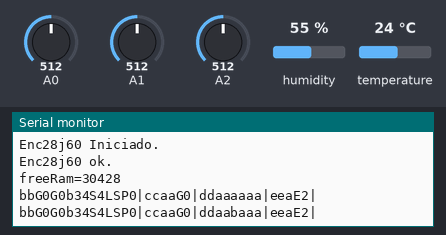
Simulated run of this sketch. Board: Arduino Uno, built with avr-gcc and run on an emulated ATmega328P. Parts: the last lines printed to the serial monitor. The inputs (shaded band) are chosen by the test bench; at power-on: A0 = 512, A1 = 512, A2 = 512, humidity 55 %, temperature 24 °C.

Above: at 1.2 s.
1.3 s: A0 set to 716
At 2.9 s:
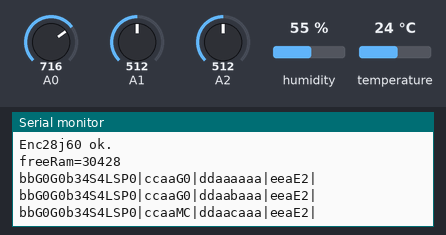
4.6 s: A1 set to 716
At 5.5 s:
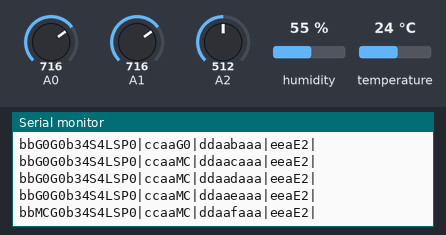
7.6 s: A2 set to 716
At 9.1 s:
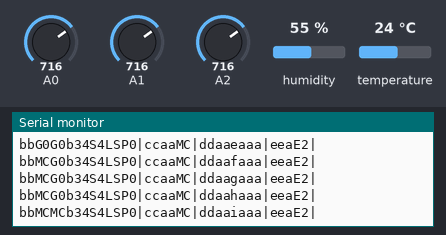
10.7 s: A0 set to 992
At 12.0 s:
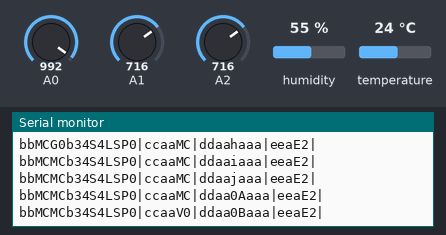
13.8 s: A1 set to 992
At 15.2 s:
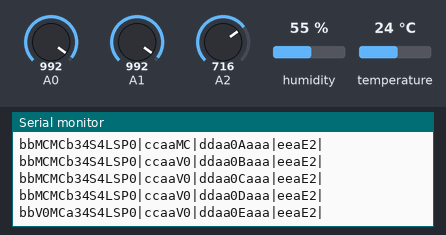
16.9 s: A2 set to 992
At 18.3 s:
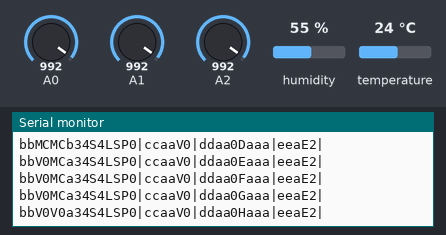

The sketch:

UNBancada.ino
```cpp
#include <AdModulos.h>
#include <AdEthernet2.h>
#include <EtherCard.h>

AdModulosContainer iAdModulosContainer;
Bancadas iBancada(1);
Clima iClima(2);
Tempo iTempo(3);
BancadaMaternidade iMaternidade(4);

AdEthernet2 iRede;

unsigned long lmilles;

int freeRam () {
  extern int __heap_start, *__brkval;
  int v;
  return (int) &v - (__brkval == 0 ? (int) &__heap_start : (int) __brkval);
}


void setup() {

	lmilles=0;
  Serial.begin(9600);

  Serial.println("Iniciando arduino...");

  iRede.setup();

  iBancada.setPinos(PINO_A1,PINO_A2,PINO_D3);
  iClima.setPinosAnalogicoLdr(PINO_A0);
  iClima.setPinosDigitalDht11(PINO_D9);

  iMaternidade.setPino(PINO_D4);
  iMaternidade.setClima(&iClima);

  iAdModulosContainer.add(&iBancada);
  iAdModulosContainer.add(&iClima);
  iAdModulosContainer.add(&iTempo);
  iAdModulosContainer.add(&iMaternidade);

  Serial.print("freeRam=");
  Serial.println(freeRam ());

}

void loop() {
	if(millis() > lmilles){
		iAdModulosContainer.liveAll();
		iAdModulosContainer.processarComandos();
		lmilles = millis() + DELAY_LOOP_ARDUINO;
	}
	iRede.atenderRequisicoes(&iAdModulosContainer);
	//delay(DELAY_LOOP_ARDUINO);
};
```

AdBancadas.cpp
```cpp
#include "AdModulos.h"


//-------------------------------------------------------------
//-- Modulo Bancada
//-------------------------------------------------------------

Bancadas::Bancadas(short aRegistro){
	this->setRegistro(aRegistro);
	this->setTipoModulo(TIPO_MODULO_BANCADA);

	varAlocar(BANCADA_QTDE_VARIAVEIS);

};

short Bancadas::setPinos(short aPinoNivelAgua, short aPinoFluxoAgua, short aPinoReposicaoAgua){
	iPinoNivelAgua.setPino(aPinoNivelAgua);
	iPinoFluxoAgua.setPino(aPinoFluxoAgua);
	iPinoReposicaoAgua.setPino(aPinoReposicaoAgua);

	iPinoNivelAgua.mode(INPUT);
	iPinoNivelAgua.mode(INPUT);
	iPinoNivelAgua.mode(OUTPUT);

	varSetValor(BANCADA_NIVEL_AGUA_LIMITE_INFERIOR, 100);
	varSetValor(BANCADA_NIVEL_AGUA_LIMITE_SUPERIOR, 900);
	varSetValor(BANCADA_NIVEL_AGUA_LIMITE_ACIONAMENTO, 700);
	varSetValor(BANCADA_NIVEL_AGUA_LIMITE_DESACIONAMENTO, 800);

	return 1;
};

short Bancadas::acao(){

	varSetValor(BANCADA_NIVEL_AGUA, iPinoNivelAgua.anaRead());
	varSetValor(BANCADA_ESTADO_REPOSICAO_AGUA, iPinoFluxoAgua.anaRead());

	if( varGetValor(BANCADA_NIVEL_AGUA_LIMITE_ACIONAMENTO) > varGetValor(BANCADA_NIVEL_AGUA) ){
		varSetValor(BANCADA_ESTADO_FLUXO_AGUA, 1);
		iPinoReposicaoAgua.digWrite(HIGH);
	}

	if( varGetValor(BANCADA_NIVEL_AGUA_LIMITE_DESACIONAMENTO) < varGetValor(BANCADA_NIVEL_AGUA) ){
		varSetValor(BANCADA_ESTADO_FLUXO_AGUA, 0);
		iPinoReposicaoAgua.digWrite(LOW);
	};

	return 1;
};

short Bancadas::triggerAlterarVariavel(short varNum, short varNovoValor, short varAnteriorValor){
	return 1;
};
```

AdClima.cpp
```cpp
#include "AdModulos.h"

Clima::Clima(short aRegistro){
	this->setRegistro(aRegistro);
	this->setTipoModulo(TIPO_MODULO_CLIMA);

	varAlocar(CLIMA_QTDE_VARIAVEIS);
};

void Clima::setPinosAnalogicoLdr(short aPinoLdr){
	iPinoLdr.setPino(aPinoLdr);
	iPinoLdr.mode(INPUT);

	varSetValor(CLIMA_LUMINOSIDADE, 0);
};

void Clima::setPinosDigitalDht11(short aPinoDht11){
	iPinoDht11.setPino(aPinoDht11);
	iPinoDht11.mode(INPUT);
	iDht11.iniciar(iPinoDht11.getPino());

	varSetValor(CLIMA_UMIDADE, 0);
	varSetValor(CLIMA_TEMPERATURA, 0);
};

short Clima::acao(){
	iDht11.read();
	varSetValor(CLIMA_UMIDADE, iDht11.getUmidade());
	varSetValor(CLIMA_TEMPERATURA, iDht11.getTemperatura());
	varSetValor(CLIMA_LUMINOSIDADE, iPinoLdr.anaRead());

	return 1;
};

short Clima::triggerAlterarVariavel(short varNum, short varNovoValor, short varAnteriorValor){
	return 1;
};

Tempo::Tempo(short aRegistro){
	this->setRegistro(aRegistro);
	this->setTipoModulo(TIPO_MODULO_TEMPO);

	millisBase=millis();

	varAlocar(TEMPO_QTDE_VARIAVEIS);

	varSetValor(TEMPO_HOR, 0);
	varSetValor(TEMPO_MIN, 0);
	varSetValor(TEMPO_SEG, 0);

};

short Tempo::triggerAlterarVariavel(short varNum, short varNovoValor, short varAnteriorValor){
	if(varNum >= TEMPO_HOR_BASE && varNum <= TEMPO_SEG_BASE){
		millisBase=millis();
	}
	return 1;
};

short calcResto(unsigned long *base, unsigned long *inteiro, unsigned long divisor){

	*inteiro = (*base/divisor);
	*base = *base - ((*inteiro)*divisor);

	return 0;
}

short Tempo::acao(){

	unsigned long segundos=(millis()-millisBase) / 1000;
	unsigned long hora;
	unsigned long minutos;

	calcResto(&segundos, &hora, 60 * 60);
	calcResto(&segundos, &minutos, 60);

	short liTempoHor=varGetValor(TEMPO_HOR_BASE);
	short liTempoMin=varGetValor(TEMPO_MIN_BASE);
	short liTempoSeg=varGetValor(TEMPO_SEG_BASE);

	//-- a;3;3;3;21|a;3;3;4;51|a;3;3;5;40|

	liTempoSeg += segundos;
	if( liTempoSeg > 59 ){
		liTempoSeg = liTempoSeg - 60;
		liTempoMin ++;
	};

	liTempoMin += minutos;
	if( liTempoMin > 59 ){
		liTempoMin = liTempoMin - 60;
		liTempoHor ++;
	};

	liTempoHor += hora;
	if( liTempoHor > 23 ){
		liTempoHor = liTempoHor - 24;
	};

	varSetValor(TEMPO_HOR, liTempoHor);
	varSetValor(TEMPO_MIN, liTempoMin);
	varSetValor(TEMPO_SEG, liTempoSeg);

	return 1;
};

BancadaMaternidade::BancadaMaternidade(short aRegistro){
	this->setRegistro(aRegistro);
	this->setTipoModulo(TIPO_MODULO_MATERNIDADE);

	varAlocar(MATERNIDADE_QTDE_VARIAVEIS);

	varSetValor(MATERNIDADE_LAMPADA_STATUS, 0);
	varSetValor(MATERNIDADE_LUMINOSIDADE_MINIMA, 450);
	varSetValor(MATERNIDADE_LUMINOSIDADE_MAXIMA, 500);
};
short BancadaMaternidade::acao(){

	return 1;

};

short BancadaMaternidade::triggerAlterarVariavel(short varNum, short varNovoValor, short varAnteriorValor){
	return 1;
};

void BancadaMaternidade::setPino(short aPinoReleLampada){
	this->iPinoReleLampada.setPino(aPinoReleLampada);
};

void BancadaMaternidade::setClima(Clima * aClima){
	this->iClima = aClima;
};
```

Measured:
- after the input at 1.3 s, the serial monitor: prints a new line after 0.80 s (image 1)
- after the input at 4.6 s, the serial monitor: prints a new line after 0.57 s (image 2)
- after the input at 7.6 s, the serial monitor: prints a new line after 0.65 s (image 3)
- after the input at 10.7 s, the serial monitor: prints a new line after 0.62 s (image 4)
- after the input at 13.8 s, the serial monitor: prints a new line after 0.60 s (image 5)
- after the input at 16.9 s, the serial monitor: prints a new line after 0.58 s (image 6)
